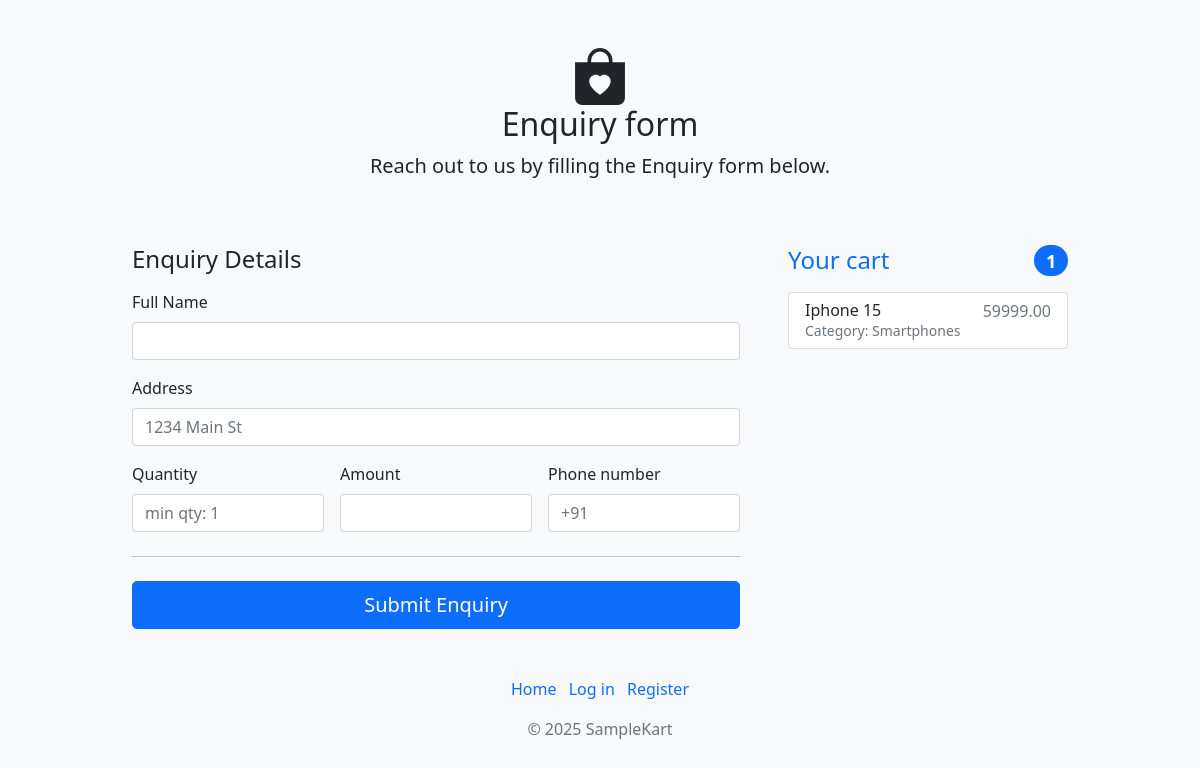
Page /enquiry/3 on the committed database.
### myapp/models.py (models this page shows, shortened)
class Product(models.Model):
    name=models.CharField(max_length=100,blank=False,null=False)
    price=models.DecimalField(max_digits=10,decimal_places=2,null=False,blank=False)
    image=models.ImageField(upload_to="product_images/",null=True,blank=True)
    category=models.ForeignKey(Category,on_delete=models.CASCADE,related_name="products")
    class Meta:
        verbose_name_plural="Products"

class Category(models.Model):
    category_name=models.CharField(max_length=100,blank=False,null=False)
    def __str__(self):
        return self.category_name
    class Meta:
        verbose_name_plural="Categories"

### myapp/views.py (the view, shortened to what this page needs)
# urls.py: path('enquiry/<int:id>',views.enquiry,name='enquiry'),
def enquiry(request,id):
    try:
        details=Product.objects.get(id=id)
    except Product.DoesNotExist:
        return HttpResponse('Product not found')
    return render(request,'enquiry.html',{
        'details':details
    })

### myapp/templates/enquiry.html (shortened to what this page needs)
<!doctype html>
{% load static %}
<html lang="en">
<head>
    <link href="{% static 'assets\dist\css\bootstrap.min.css' %}" rel="stylesheet">
    <link rel="stylesheet" href="{% static "css\index.css" %}">
    <link href="{% static "assets\dist\css\form-validation.css" %}" rel="stylesheet">
</head>
<body class="bg-light">
    <div class="container">
        <main>
            <div class="py-5 text-center">
                <h2>Enquiry form</h2>
                <p class="lead">Reach out to us by filling the Enquiry form below.</p>
            </div>
            <div class="row g-5">
                <div class="col-md-5 col-lg-4 order-md-last">
                    <h4 class="d-flex justify-content-between align-items-center mb-3">
                        <span class="text-primary">Your cart</span>
                        <span class="badge bg-primary rounded-pill">1</span>
                    </h4>
                    <ul class="list-group mb-3">
                        <li class="list-group-item d-flex justify-content-between lh-sm">
                            <div>
                                <h6 class="my-0">{{ details.name }}</h6>
                                <small class="text-muted">Category: {{ details.category }}</small>
                            </div>
                            <span class="text-muted">{{ details.price }}</span>
                        </li>
                    </ul>
                </div>
                <div class="col-md-7 col-lg-8">
                    <h4 class="mb-3">Enquiry Details</h4>
                        <form class="needs-validation" method='POST'>
                            <div class="row g-3">
                                <div class="col-12">
                                    <label for="firstName" class="form-label">Full Name</label>
                                    <input type="text" class="form-control" name='name' required>
                                </div>
                                <div class="col-12">
                                    <label for="address" class="form-label">Address</label>
                                        <input type="text" class="form-control" name="address" placeholder="1234 Main St" required>
                                </div>
                                <div class="col-md-4">
                                    <label for="quantity" class="form-label">Quantity</label>
                                    <div class="input-group">
                                        <input type="number" class="form-control" name="quantity" placeholder="min qty: 1" required>
                                    </div>
                                </div>
                                <div class="col-md-4">
                                    <label for="amount" class="form-label">Amount</label>
                                    <div class="input-group">
                                        <input type="number" class="form-control" name="amount" placeholder="" required>
                                    </div>
                                </div>
                                <div class="col-md-4">
                                    <label for="phone" class="form-label">Phone number</label>
                                    <input type="tel" class="form-control" name="phone" placeholder="+91" required>
                                </div>
                            </div>
                            <hr class="my-4">
                            <button class="w-100 btn btn-primary btn-lg" type="submit">Submit Enquiry</button>
                        </form>
                </div>
            </div>
        </main>
        <footer class="pt-5 text-muted text-center text-small">
                <ul class="list-inline">
                    <li class="list-inline-item"><a href="{% url "home" %}">Home</a></li>
                    <li class="list-inline-item"><a href="{% url "login" %}">Log in</a></li>
                    <li class="list-inline-item"><a href="{% url "register" %}">Register</a></li>
                </ul>
                <p class="mb-1">&copy; 2025 SampleKart</p>
        </footer>
    </div>
</body>
</html>

### myapp/static/css/index.css (style rules this page uses)
a { text-decoration: none; }

### rows in the picture
Product: name "Iphone 15", category "Smartphones", price "59999.00"
